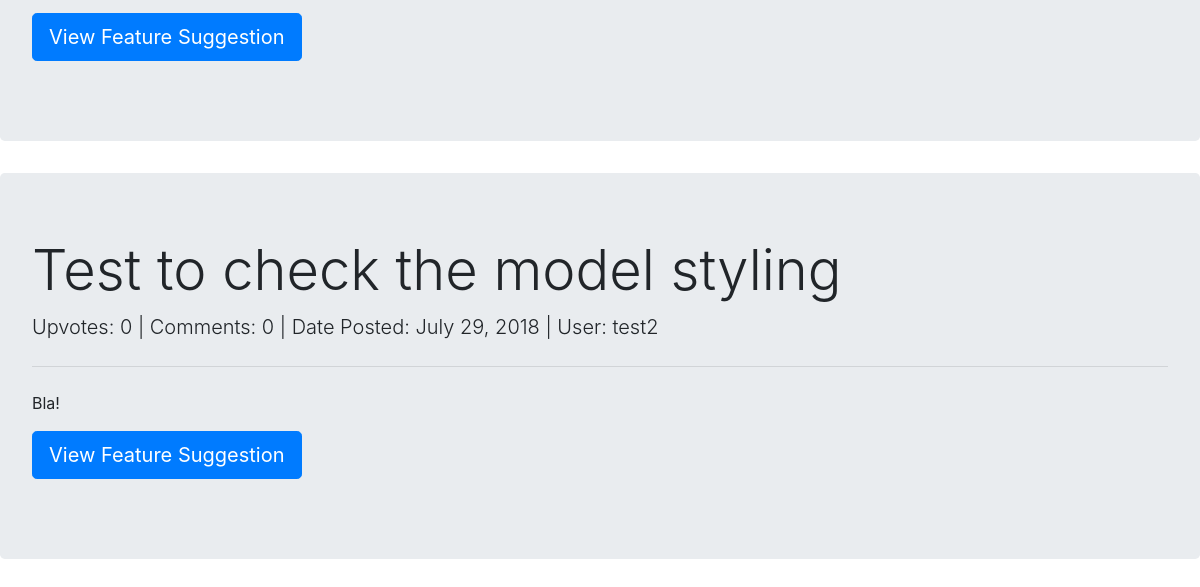
/suggestions/ (lower part), run on an earlier commit of the app's database.
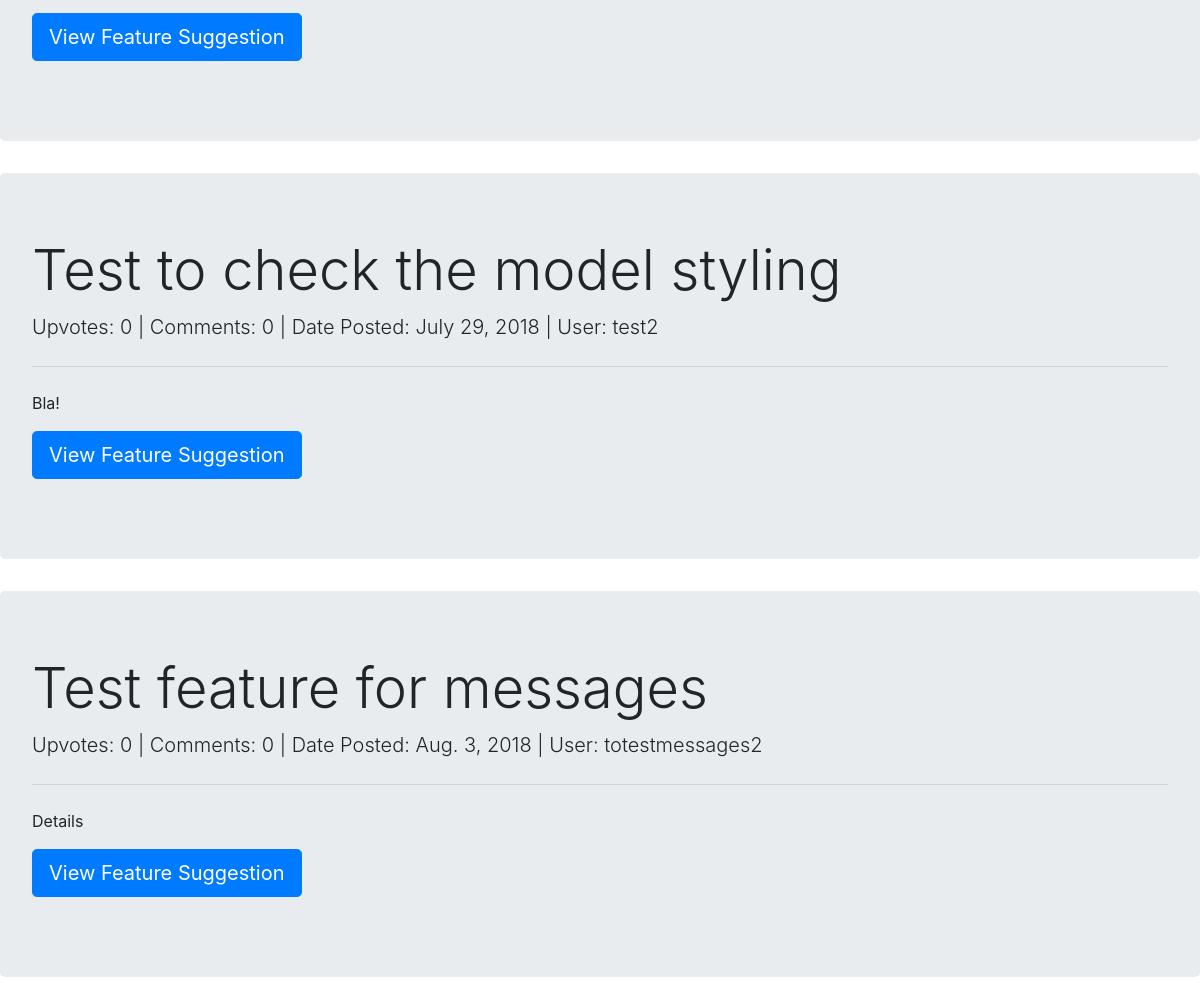
And on a later commit of the database.
### usersuggestions/models.py (models this page shows, shortened)
class Suggestion(models.Model):
    suggestion_choices = ((True, 'Feature'), (False, 'Bug Fix'))
    is_feature = models.BooleanField(blank=False, default=False, choices=suggestion_choices)
    user = models.ForeignKey(User, null=False, on_delete=models.PROTECT)
    title = models.CharField(max_length=200, blank=False)
    details = RichTextUploadingField()
    date_time = models.DateTimeField(auto_now_add=True)
    delay_submission = models.BooleanField(null=False, blank=True, default=False)

### accounts/models.py (models this page shows)
class User(AbstractUser):
    USERNAME_FIELD = "email"
    email = models.EmailField(('email address'), blank=False, unique=True)
    REQUIRED_FIELDS = []
    def __str__(self):
        return self.username

### usersuggestions/views.py (the view)
# urls.py: url(r'^sort/(?P<sorting>[-\w]+)$', render_issue_tracker, name='issue_tracker'),
def render_issue_tracker(request, sorting="oldest"):
    voting_end_date = get_voting_end_date()
    current_features = return_current_features(sorting)
    bugs = return_all_current_bugs(sorting)
    completed_suggestions = return_completed_suggestions()
    current_winner = SuggestionAdminPage.objects.get(current_winner=True)
    promoted_features = get_promoted_features()
    return render(request, "issue_tracker.html", {"features": current_features, "bugs": bugs,
                                         "voting_end_date": voting_end_date, "promoted_features": promoted_features, "completed_suggestions": completed_suggestions, "current_winner": current_winner})

### market/cart.py (called while the page is built)
    def __len__(self):
        return sum(item['quantity'] for item in self.cart.values())

### market/contexts.py (called while the page is built)
def cart(request):
    return {'cart': Cart(request)}

def usercoins(request):
    if request.user.is_authenticated:
        user = request.user
        coins_amount = return_user_coins(user)
        return {"usercoins":coins_amount}
    else:
        return {"usercoins": None}

### usersuggestions/helpers.py (called while the page is built)
def return_current_features(sorting="-upvotes"):
    if sorting == "oldest":
        sorting = "date_time"
    elif sorting == "newest":
        sorting = "-date_time"
    elif sorting == "comments":
        sorting = "-comments"
    else:
        sorting = "-upvotes"
    return Suggestion.objects.filter(is_feature=True, suggestionadminpage__in_current_voting_cycle=True).annotate(
        upvotes=Count("upvote", distinct=True)).annotate(
        comments=Count("comment", distinct=True, filter=Q(comment__admin_page_comment=False))).order_by(sorting)

### usersuggestions/voting.py (called while the page is built)
def get_voting_end_date():
    try:
        current_winner = SuggestionAdminPage.objects.get(current_winner="True")
        return current_winner.expected_completion_date
    except:
        return datetime.date.today() + datetime.timedelta(days=5)

### usersuggestions/templates/issue_tracker.html (shortened to what this page needs)
{% extends 'base.html' %}
{% block content %}
<main id="issue-tracker">
<div class="tab-content" id="myTabContent">
  <div class="tab-pane fade show active" id="features" role="tabpanel" aria-labelledby="features-tab">
{% for feature in features %}
<div class="jumbotron">
  <h1 class="suggestion-title display-4">{{ feature.title }}</h1>
  <p class="suggestion-meta lead">Upvotes: {{ feature.upvotes }} | Comments: {{ feature.comments }} | Date Posted: {{ feature.date_time.date }} | User: {{ feature.user }}</p>
  <hr class="my-4">
    <div class="suggestion-details">
  <p>{{ feature.details|safe }}</p>
  </div>
  <p class="lead">
<a href="{% url 'view_suggestion' feature.id %}" class="btn view-suggestion-btn btn-primary btn-lg">View Feature Suggestion</a>
</p>
</div>
{% endfor %}
      </div>
</div>
</main>
{% endblock %}

What changed in the data, as far as the page shows it:
added Suggestion: title "Test feature for messages", upvotes "0", comments "0", date_time "Aug. 3, 2018", user "totestmessages2", details "Details"
